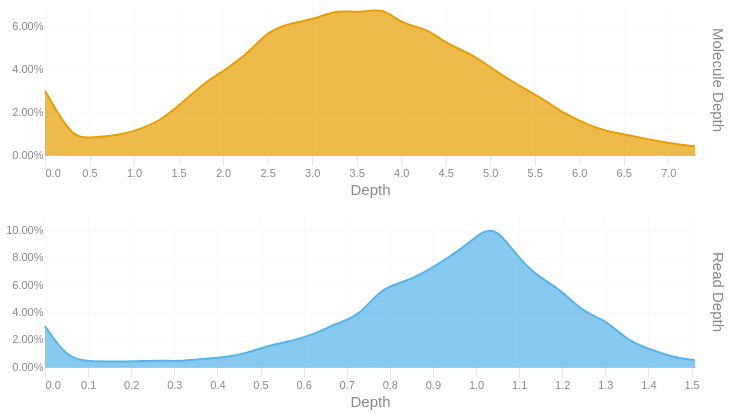

Source (notebook cell):
### Code cell
readdep = depth_hist(tb['Read Depth'], q99, 3)
readdep = readdep.with_columns(pl.lit('Read Depth').alias('Metric'))
if not SKIPLR:
    moldep = depth_hist(tb['Molecule Depth'], mol_q99, 1)
    moldep = moldep.with_columns(pl.lit('Molecule Depth').alias('Metric'))
    _hist = pl.concat([readdep, moldep])
    _hist = _hist.filter(pl.col('Proportion') != 0)
    with SafeRender(_hist):
        (
            alt.Chart(_hist)        
            .mark_area(interpolate = "basis")
            .encode(
                x=alt.X('Bin:Q').scale(domainMin=0).axis(alt.Axis(title='Depth')),
                y = alt.Y('Proportion:Q', title = None).axis(format = '.2%'),
                color = alt.Color('Metric:N').legend(None),
                row = alt.Row("Metric:N").header(title = None, labelOrient = 'right'),
                tooltip = [
                    alt.Tooltip("Metric:N", title = "Metric"),
                    alt.Tooltip('Interval:N', title = "Depth Interval"),
                    alt.Tooltip('Proportion:Q', title = "% Alignments").format('.2%')
                ]
            )
            .resolve_scale(x='independent', y='independent')
            .properties(
                height = 150, width = 650,
                usermeta={'embedOptions': {'downloadFileName': f'{samplename}.depth.hist'}}
            )
        ).display()
else:
    readdep = readdep.filter(pl.col('Proportion') != 0)
    with SafeRender(readdep):
        (
            alt.Chart(readdep)        
            .mark_area(interpolate = "basis")
            .encode(
                x=alt.X('Bin:Q').scale(domainMin=0).axis(alt.Axis(title='Depth')),
                y = alt.Y('Proportion:Q', title = None).axis(format = '.2%'),
                tooltip = [
                    alt.Tooltip('Interval:N', title = "Depth Interval"),
                    alt.Tooltip('Proportion:Q', title = "% Alignments").format('.2%')
                ]
            )
            .properties(
                usermeta={'embedOptions': {'downloadFileName': f'{samplename}.depth.hist'}}
            )
        ).display()

### Figure 1 — Vega-Lite specification as saved in the notebook (floating-point values rounded to 4 significant figures)
{"width": 650, "height": 150, "config": {"title": {"anchor": "start", "dy": -15, "fontSize": 18, "color": "#888888", "subtitleColor": "#888888", "subtitleFontSize": 14}, "arc": {"fill": "#0072B2"}, "axis": {"domainColor": "#888888", "domainWidth": 0.5, "gridWidth": 0.2, "grid": false, "titleFontWeight": 400, "titleFontSize": 15, "labelFontSize": 11, "labelColor": "#888888", "tickColor": "#888888", "tickWidth": 0.2, "titleColor": "#888888"}, "axisBand": {"grid": false}, "axisX": {"grid": true, "tickSize": 10, "domainCap": "round"}, "axisY": {"domain": false, "grid": true, "tickSize": 0, "domainCap": "round"}, "background": "transparent", "header": {"labelFontSize": 15, "labelColor": "#888888", "titleFontSize": 15, "titleFontWeight": 600, "titleColor": "#888888"}, "legend": {"labelFont": "sans-serif", "labelFontSize": 12, "labelColor": "#888888", "symbolSize": 100, "symbolType": "circle", "titleFontSize": 12, "titlePadding": 10, "titleColor": "#888888", "title": null}, "range": {"category": ["#E69F00", "#56B4E9", "#009E73", "#F0E442", "#0072B2", "#D55E00", "#CC79A7", "#000000"], "diverging": ["#cfe8f3", "#a2d4ec", "#73bfe2", "#46abdb", "#1696d2", "#12719e"]}, "area": {"fill": "#0072B2", "fillOpacity": 0.7, "line": true, "strokeOpacity": 0.7}, "line": {"color": "#0072B2", "stroke": "#0072B2", "strokeWidth": 2}, "trail": {"color": "#0072B2", "stroke": "#0072B2", "strokeWidth": 0, "size": 1}, "point": {"filled": true, "fillOpacity": 1.0, "size": 95}, "text": {"color": "#888888", "fontSize": 11, "align": "right", "fontWeight": 400, "size": 11}, "bar": {"fill": "#0072B2", "stroke": null}, "view": {"stroke": null, "continuousWidth": 660, "continuousHeight": 400}}, "data": {"name": "data-ed0dd522378e05622c345ec0cb0712c1"}, "mark": {"type": "area", "interpolate": "basis"}, "encoding": {"color": {"field": "Metric", "legend": null, "type": "nominal"}, "row": {"field": "Metric", "header": {"title": null, "labelOrient": "right"}, "type": "nominal"}, "tooltip": [{"field": "Metric", "title": "Metric", "type": "nominal"}, {"field": "Interval", "title": "Depth Interval", "type": "nominal"}, {"field": "Proportion", "format": ".2%", "title": "% Alignments", "type": "quantitative"}], "x": {"axis": {"title": "Depth"}, "field": "Bin", "scale": {"domainMin": 0}, "type": "quantitative"}, "y": {"axis": {"format": ".2%"}, "field": "Proportion", "title": null, "type": "quantitative"}}, "resolve": {"scale": {"x": "independent", "y": "independent"}}, "usermeta": {"embedOptions": {"downloadFileName": "S1_Tusket_008.depth.hist"}}, "$schema": "https://vega.github.io/schema/vega-lite/v6.1.0.json", "datasets": {"data-ed0dd522378e05622c345ec0cb0712c1": [{"Bin": 0.0, "Interval": "0.0-0.052", "Proportion": 0.03, "Metric": "Read Depth"}, {"Bin": 0.052, "Interval": "0.052-0.104", "Proportion": 0.006, "Metric": "Read Depth"}, {"Bin": 0.104, "Interval": "0.104-0.156", "Proportion": 0.004, "Metric": "Read Depth"}, {"Bin": 0.156, "Interval": "0.156-0.208", "Proportion": 0.004, "Metric": "Read Depth"}, {"Bin": 0.208, "Interval": "0.208-0.26", "Proportion": 0.004, "Metric": "Read Depth"}, {"Bin": 0.26, "Interval": "0.26-0.312", "Proportion": 0.005, "Metric": "Read Depth"}, {"Bin": 0.312, "Interval": "0.312-0.364", "Proportion": 0.004, "Metric": "Read Depth"}, {"Bin": 0.364, "Interval": "0.364-0.416", "Proportion": 0.006, "Metric": "Read Depth"}, {"Bin": 0.416, "Interval": "0.416-0.468", "Proportion": 0.007, "Metric": "Read Depth"}, {"Bin": 0.468, "Interval": "0.468-0.52", "Proportion": 0.01, "Metric": "Read Depth"}, {"Bin": 0.52, "Interval": "0.52-0.572", "Proportion": 0.016, "Metric": "Read Depth"}, {"Bin": 0.572, "Interval": "0.572-0.624", "Proportion": 0.019, "Metric": "Read Depth"}, {"Bin": 0.624, "Interval": "0.624-0.676", "Proportion": 0.024, "Metric": "Read Depth"}, {"Bin": 0.676, "Interval": "0.676-0.728", "Proportion": 0.032, "Metric": "Read Depth"}, {"Bin": 0.728, "Interval": "0.728-0.78", "Proportion": 0.037, "Metric": "Read Depth"}, {"Bin": 0.78, "Interval": "0.78-0.832", "Proportion": 0.058, "Metric": "Read Depth"}, {"Bin": 0.832, "Interval": "0.832-0.884", "Proportion": 0.062, "Metric": "Read Depth"}, {"Bin": 0.884, "Interval": "0.884-0.936", "Proportion": 0.07, "Metric": "Read Depth"}, {"Bin": 0.936, "Interval": "0.936-0.988", "Proportion": 0.08, "Metric": "Read Depth"}, {"Bin": 0.988, "Interval": "0.988-1.04", "Proportion": 0.092, "Metric": "Read Depth"}, {"Bin": 1.04, "Interval": "1.04-1.092", "Proportion": 0.106, "Metric": "Read Depth"}, {"Bin": 1.092, "Interval": "1.092-1.144", "Proportion": 0.082, "Metric": "Read Depth"}, {"Bin": 1.144, "Interval": "1.144-1.196", "Proportion": 0.066, "Metric": "Read Depth"}, {"Bin": 1.196, "Interval": "1.196-1.248", "Proportion": 0.057, "Metric": "Read Depth"}, {"Bin": 1.248, "Interval": "1.248-1.3", "Proportion": 0.04, "Metric": "Read Depth"}, {"Bin": 1.3, "Interval": "1.3-1.352", "Proportion": 0.035, "Metric": "Read Depth"}, {"Bin": 1.352, "Interval": "1.352-1.404", "Proportion": 0.019, "Metric": "Read Depth"}, {"Bin": 1.404, "Interval": "1.404-1.456", "Proportion": 0.013, "Metric": "Read Depth"}, {"Bin": 1.456, "Interval": "1.456-1.508", "Proportion": 0.007, "Metric": "Read Depth"}, {"Bin": 1.508, "Interval": "1.508-1.56", "Proportion": 0.005, "Metric": "Read Depth"}, {"Bin": 0.0, "Interval": "0.0-0.3", "Proportion": 0.03, "Metric": "Molecule Depth"}, {"Bin": 0.3, "Interval": "0.3-0.5", "Proportion": 0.008, "Metric": "Molecule Depth"}, {"Bin": 0.5, "Interval": "0.5-0.8", "Proportion": 0.008, "Metric": "Molecule Depth"}, {"Bin": 0.8, "Interval": "0.8-1.0", "Proportion": 0.009, "Metric": "Molecule Depth"}, {"Bin": 1.0, "Interval": "1.0-1.3", "Proportion": 0.011, "Metric": "Molecule Depth"}, {"Bin": 1.3, "Interval": "1.3-1.5", "Proportion": 0.016, "Metric": "Molecule Depth"}, {"Bin": 1.5, "Interval": "1.5-1.8", "Proportion": 0.023, "Metric": "Molecule Depth"}, {"Bin": 1.8, "Interval": "1.8-2.0", "Proportion": 0.034, "Metric": "Molecule Depth"}, {"Bin": 2.0, "Interval": "2.0-2.3", "Proportion": 0.039, "Metric": "Molecule Depth"}, {"Bin": 2.3, "Interval": "2.3-2.5", "Proportion": 0.048, "Metric": "Molecule Depth"}, {"Bin": 2.5, "Interval": "2.5-2.8", "Proportion": 0.058, "Metric": "Molecule Depth"}, {"Bin": 2.8, "Interval": "2.8-3.0", "Proportion": 0.062, "Metric": "Molecule Depth"}, {"Bin": 3.0, "Interval": "3.0-3.3", "Proportion": 0.063, "Metric": "Molecule Depth"}, {"Bin": 3.3, "Interval": "3.3-3.5", "Proportion": 0.068, "Metric": "Molecule Depth"}, {"Bin": 3.5, "Interval": "3.5-3.8", "Proportion": 0.066, "Metric": "Molecule Depth"}, {"Bin": 3.8, "Interval": "3.8-4.0", "Proportion": 0.069, "Metric": "Molecule Depth"}, {"Bin": 4.0, "Interval": "4.0-4.3", "Proportion": 0.061, "Metric": "Molecule Depth"}, {"Bin": 4.3, "Interval": "4.3-4.5", "Proportion": 0.059, "Metric": "Molecule Depth"}, {"Bin": 4.5, "Interval": "4.5-4.8", "Proportion": 0.052, "Metric": "Molecule Depth"}, {"Bin": 4.8, "Interval": "4.8-5.1", "Proportion": 0.047, "Metric": "Molecule Depth"}, {"Bin": 5.1, "Interval": "5.1-5.3", "Proportion": 0.038, "Metric": "Molecule Depth"}, {"Bin": 5.3, "Interval": "5.3-5.6", "Proportion": 0.033, "Metric": "Molecule Depth"}, {"Bin": 5.6, "Interval": "5.6-5.8", "Proportion": 0.026, "Metric": "Molecule Depth"}, {"Bin": 5.8, "Interval": "5.8-6.1", "Proportion": 0.02, "Metric": "Molecule Depth"}, {"Bin": 6.1, "Interval": "6.1-6.3", "Proportion": 0.014, "Metric": "Molecule Depth"}, {"Bin": 6.3, "Interval": "6.3-6.6", "Proportion": 0.011, "Metric": "Molecule Depth"}, {"Bin": 6.6, "Interval": "6.6-6.8", "Proportion": 0.009, "Metric": "Molecule Depth"}, {"Bin": 6.8, "Interval": "6.8-7.1", "Proportion": 0.007, "Metric": "Molecule Depth"}, {"Bin": 7.1, "Interval": "7.1-7.3", "Proportion": 0.005, "Metric": "Molecule Depth"}, {"Bin": 7.3, "Interval": "7.3-7.58", "Proportion": 0.004, "Metric": "Molecule Depth"}]}}
